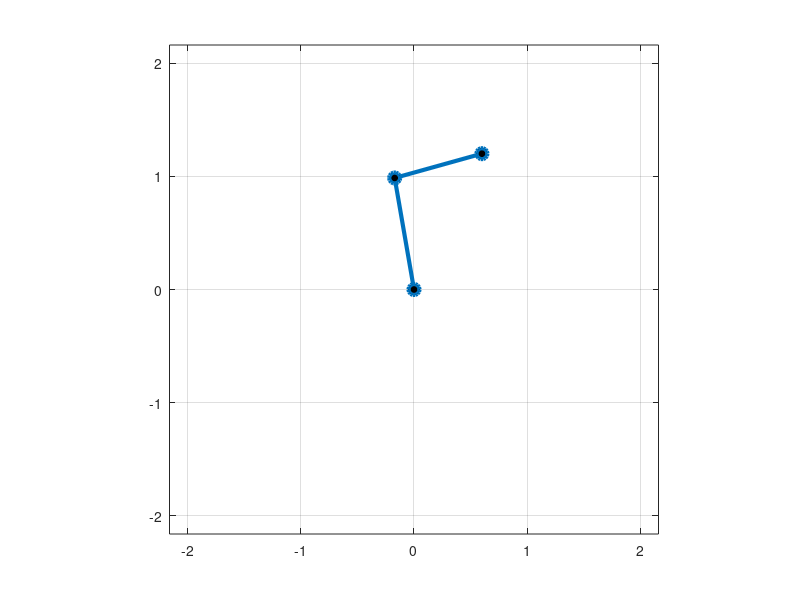

MATLAB code to generate this figure:

function TwoLink_Kinematics()

    L = [1.0, 0.8]; % L1, L2길이    
    target_pos = [0.6; 1.2]; 
    
    [q_solutions, ~ ] = inverse_kinematics(L, target_pos);
    q_elbow_up = q_solutions(1,:)'; 
    
    J = calculate_jacobian(L, q_elbow_up);
    
    % 결과 요약 출력
    disp('목표 위치 x, y:'); disp(target_pos');
    disp('자코비안'); disp(J);
 
    
    animate_trajectory(L, [0;0], q_elbow_up, '궤적');
    
end

% 정기구학
function pos = forward_kinematics(L, q)
    pos = [L(1)*cos(q(1)) + L(2)*cos(q(1)+q(2));
           L(1)*sin(q(1)) + L(2)*sin(q(1)+q(2))];
end
% 역기구학
function [q_sols, is_ok] = inverse_kinematics(L, pos_d)
    L1=L(1); L2=L(2); x=pos_d(1); y=pos_d(2);
    dist_sq = x^2 + y^2;
    if dist_sq > (L1+L2)^2 || dist_sq < (L1-L2)^2, q_sols=[]; is_ok=false; return; end
    
    cos_q2 = (dist_sq - L1^2 - L2^2) / (2 * L1 * L2);
    q2_down = acos(max(-1, min(1, cos_q2)));
    q2_up = -q2_down;
    
    q1_down = atan2(y,x) - atan2(L2*sin(q2_down), L1+L2*cos(q2_down));
    q1_up   = atan2(y,x) - atan2(L2*sin(q2_up), L1+L2*cos(q2_up));
    
    q_sols = [q1_up, q2_up; q1_down, q2_down];
    is_ok = true;
end
% 자코바
function J = calculate_jacobian(L, q)
    L1=L(1); L2=L(2); q1=q(1); q2=q(2); s1=sin(q1); c1=cos(q1); s12=sin(q1+q2); c12=cos(q1+q2);
    J = [-L1*s1-L2*s12, -L2*s12;
          L1*c1+L2*c12,  L2*c12];
end


function animate_trajectory(L, q_start, q_end, fig_title)
    figure('Name', fig_title);
    max_reach = sum(L);
    
    for t = linspace(0, 1, 100)
        q_current = q_start*(1-t) + q_end*t;
        pos_j1 = forward_kinematics([L(1),0], q_current);
        pos_ee = forward_kinematics(L, q_current);
        
        cla;
        plot([0, pos_j1(1), pos_ee(1)], [0, pos_j1(2), pos_ee(2)], 'o-', 'LineWidth', 3, 'MarkerSize', 8, 'MarkerFaceColor', 'k');
        grid on; axis equal; axis([-max_reach, max_reach, -max_reach, max_reach]*1.2);
        drawnow;
    end
end